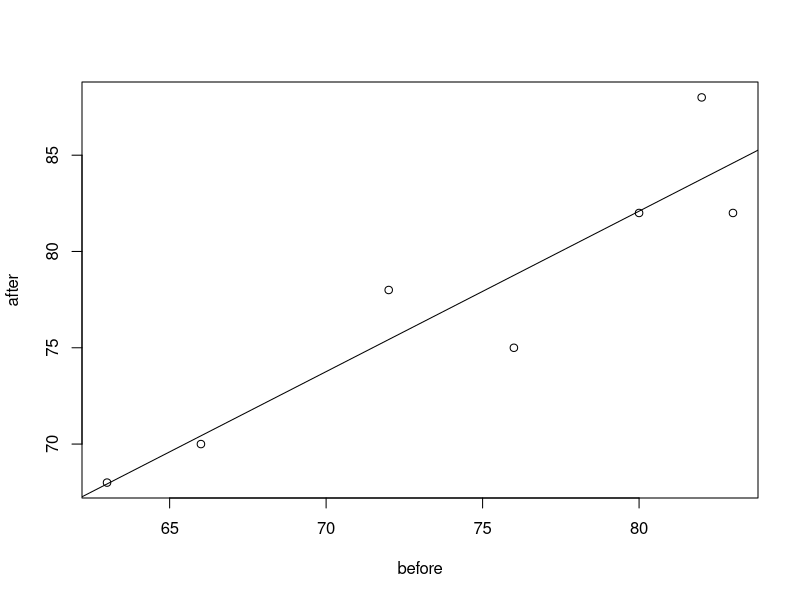

Generate this figure with R:
par(mfrow = c(1, 1))

rm(list = ls())
before <- c(72, 80, 83, 63, 66, 76, 82)
after <- c(78, 82, 82, 68, 70, 75, 88)

# before => x, after => y
cor(before, after)
reg <- lm(after ~ before)
reg
summary(reg)
#  Y = 15.44 + 0.83X

plot(x = before, y = after)
abline(reg)